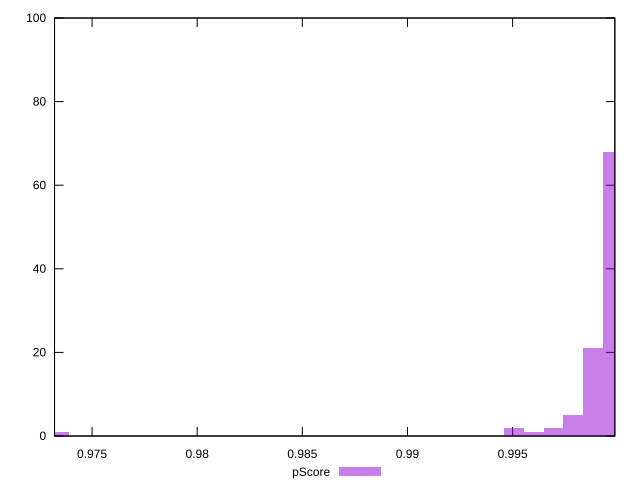

gnuplot code for this plot:
reset

$pScore <<EOF
0.9997632815015028 68
0.9988236543572345 21
0.9969444000686979 2
0.9950651457801613 2
0.9978840272129662 5
0.9734537214619896 1
0.9960047729244296 1
EOF

set key outside below
set boxwidth 0.0009396271442683298
set xrange [0.9732158181470703:0.9998608147294183]
set yrange [0:100]
set trange [0:100]
set style fill transparent solid 0.5 noborder
set terminal svg size 640, 490 enhanced background rgb 'white'
set output "report_00009_2021-02-08T22-37-41.559Z/mainthread-work-breakdown/samples/pages+cached+noadtech+nomedia+nocss/pScore/histogram.svg"

plot $pScore title "pScore" with boxes

reset
